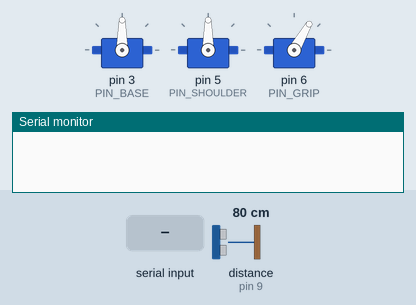
This sketch was run on a simulated Arduino Uno, built with avr-gcc and run on an emulated ATmega328P. Shown: 3 × servo, the last lines printed to the serial monitor. Inputs (shaded band) come from the test bench; at power-on: distance to the obstacle (sensor on pin 9) 80 cm. The echo pulse lasts 58.3 µs per cm.

Above: at 1.2 s.
1.3 s: "90,45,200\n" received over Serial
At 1.76 s:
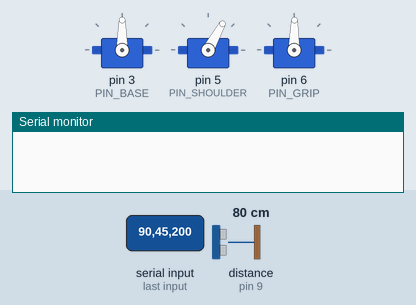
At 3.0 s:
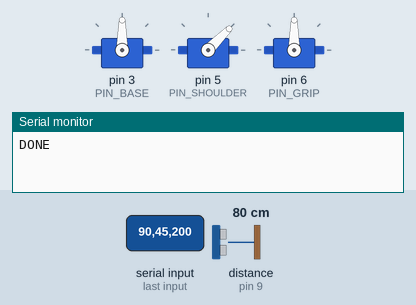
3.4 s: "D\n" received over Serial
Timing chart, 0 to 6.4 s (numbered marks = the images above; inputs shaded):
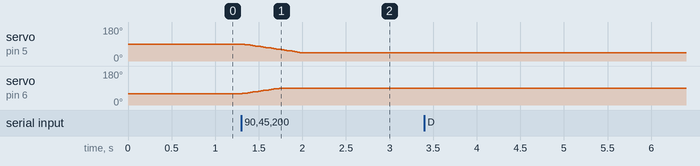

Measured:
- after the input at 1.3 s, servo on pin 5 (PIN_SHOULDER): moves from 90° to 45° over 0.66 s, starting at once; servo on pin 6 (PIN_GRIP): moves from 60° to 90° over 0.45 s, starting at once

The sketch:

12_robot_arm.ino
```cpp
// 코아랩 파이썬 x 아두이노 - 12 로봇암(3축)
// 서보: 베이스 D3, 어깨 D5, 집게 D6 (외부 5V 전원 사용, GND는 아두이노와 연결)
// 명령(파이썬 -> 아두이노, 한 줄):
//   "베이스,어깨,집게\n"  예) 90,90,60  -> 목표 각도로 천천히 이동, 도착하면 "DONE" 응답
//   "D\n"                  -> 초음파 거리 측정(선택 부품), "DIST,12.3" 응답

#include <Servo.h>

Servo base, shoulder, grip;

const int PIN_BASE = 3, PIN_SHOULDER = 5, PIN_GRIP = 6;
const int TRIG = 10, ECHO = 9;

// 관절별 안전 범위 (내 로봇암에 맞게 조정)
const int MIN_ANGLE[3] = {0, 30, 20};
const int MAX_ANGLE[3] = {180, 150, 90};

int cur[3]    = {90, 90, 60};
int target[3] = {90, 90, 60};
bool moving = false;
unsigned long lastStep = 0;
const unsigned long STEP_MS = 15;  // 값이 클수록 천천히 움직인다

void writeAll() {
  base.write(cur[0]);
  shoulder.write(cur[1]);
  grip.write(cur[2]);
}

float readDistance() {
  digitalWrite(TRIG, LOW);
  delayMicroseconds(2);
  digitalWrite(TRIG, HIGH);
  delayMicroseconds(10);
  digitalWrite(TRIG, LOW);
  long us = pulseIn(ECHO, HIGH, 30000);
  return us * 0.034 / 2;  // 실패하면 0
}

void handleLine(String line) {
  line.trim();
  if (line == "D") {
    Serial.print("DIST,");
    Serial.println(readDistance(), 1);
    return;
  }
  int a, b, c;
  if (sscanf(line.c_str(), "%d,%d,%d", &a, &b, &c) == 3) {
    target[0] = constrain(a, MIN_ANGLE[0], MAX_ANGLE[0]);
    target[1] = constrain(b, MIN_ANGLE[1], MAX_ANGLE[1]);
    target[2] = constrain(c, MIN_ANGLE[2], MAX_ANGLE[2]);
    moving = true;
  }
}

void setup() {
  Serial.begin(9600);
  Serial.setTimeout(50);
  pinMode(TRIG, OUTPUT);
  pinMode(ECHO, INPUT);
  base.attach(PIN_BASE);
  shoulder.attach(PIN_SHOULDER);
  grip.attach(PIN_GRIP);
  writeAll();
}

void loop() {
  if (Serial.available() > 0) {
    handleLine(Serial.readStringUntil('\n'));
  }

  if (millis() - lastStep >= STEP_MS) {
    lastStep = millis();
    bool arrived = true;
    for (int i = 0; i < 3; i++) {
      if (cur[i] < target[i]) { cur[i]++; arrived = false; }
      else if (cur[i] > target[i]) { cur[i]--; arrived = false; }
    }
    writeAll();
    if (arrived && moving) {
      moving = false;
      Serial.println("DONE");
    }
  }
}
```
